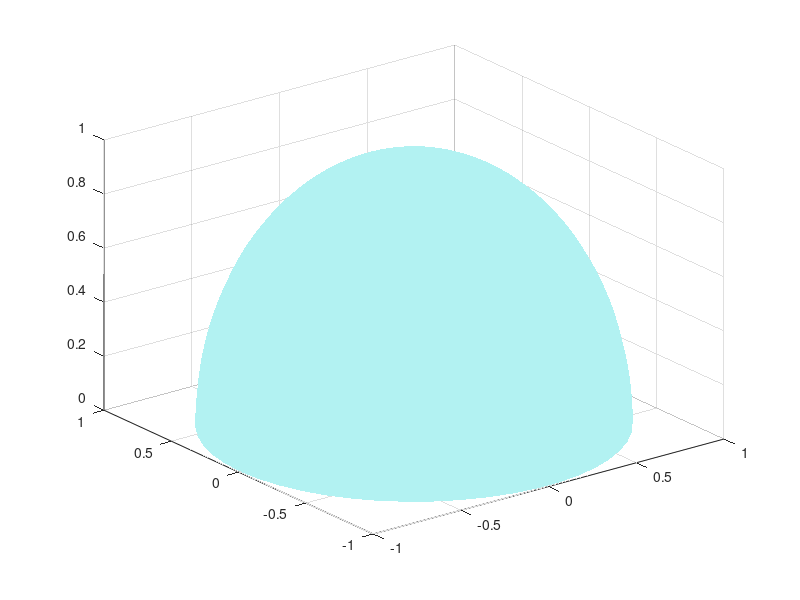

MATLAB code to generate this figure:
function [xx,yy,zz] = Bwdo(n)
% Bwdo generate a white opaque dome (Beckers white dome)
% [X,Y,Z] = Bwdo(n) generates three (n+1)-by-(n+1)
% matrices so that SURF(X,Y,Z) produces a unit hemispherical dome.
%
% [X,Y,Z] = Bwdo uses n = 20.
%
% Bwdo(n) and just Bwdo graph the sphere as a SURFACE
% and do not return anything (nargout = 0).
%
if nargin == 0, n = 50; end % tests the presence of argument
theta = (-n:2:n)/n*pi;phi = (0:1:n)'/n*pi/2;
cosphi = cos(phi) ; cosphi(1) = 1; cosphi(n+1) = 0;
sintheta = sin(theta); sintheta(n+1) = 0;
scal = .99; % radius of the white dome
x = scal*cosphi*cos(theta);
y = scal*cosphi*sintheta;
z = scal*sin(phi)*ones(1,n+1);
blue=[0.7 0.95 0.95];colormap(blue);%blue dome or white: colormap(white)
if nargout == 0 % computed or returned result
 surf(x,y,z,'EdgeColor','none')
else
 xx = x; yy = y; zz = z;
end